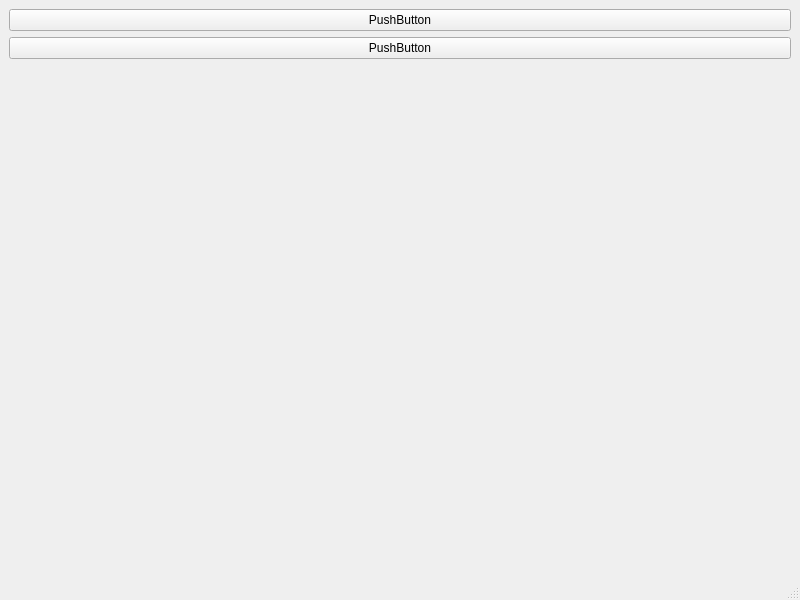
<?xml version="1.0" encoding="UTF-8"?>
<ui version="4.0">
 <class>MainWindow</class>
 <widget class="QMainWindow" name="MainWindow">
  <property name="geometry">
   <rect>
    <x>0</x>
    <y>0</y>
    <width>800</width>
    <height>600</height>
   </rect>
  </property>
  <property name="windowTitle">
   <string>MainWindow</string>
  </property>
  <widget class="QWidget" name="centralwidget">
   <layout class="QHBoxLayout" name="horizontalLayout">
    <item>
     <layout class="QVBoxLayout" name="verticalLayout">
      <item>
       <widget class="QPushButton" name="pushButton">
        <property name="text">
         <string>PushButton</string>
        </property>
       </widget>
      </item>
      <item>
       <widget class="QPushButton" name="pushButton_2">
        <property name="text">
         <string>PushButton</string>
        </property>
       </widget>
      </item>
      <item>
       <widget class="PlotWidget" name="widget" native="true"/>
      </item>
     </layout>
    </item>
   </layout>
  </widget>
  <widget class="QMenuBar" name="menubar">
   <property name="geometry">
    <rect>
     <x>0</x>
     <y>0</y>
     <width>800</width>
     <height>22</height>
    </rect>
   </property>
  </widget>
  <widget class="QStatusBar" name="statusbar"/>
 </widget>
 <customwidgets>
  <customwidget>
   <class>PlotWidget</class>
   <extends>QWidget</extends>
   <header>pyqtgraph</header>
   <container>1</container>
  </customwidget>
 </customwidgets>
 <resources/>
 <connections/>
</ui>
